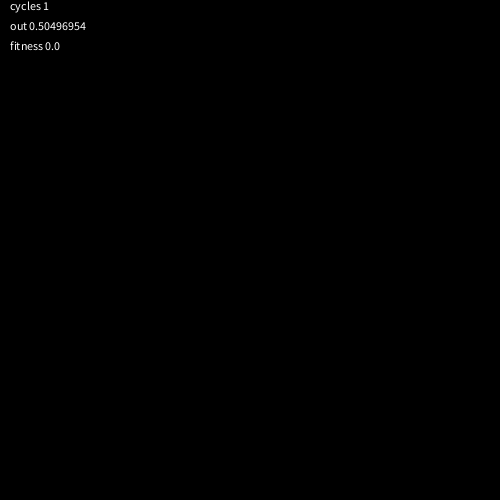
Frame 1 (no input)
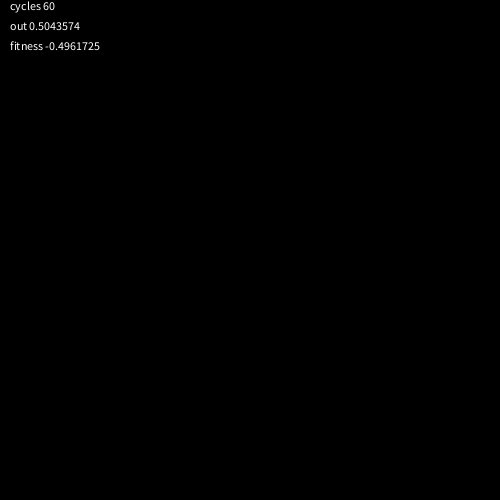
Frame 60 (the mouse pressed at the canvas centre just before this capture)
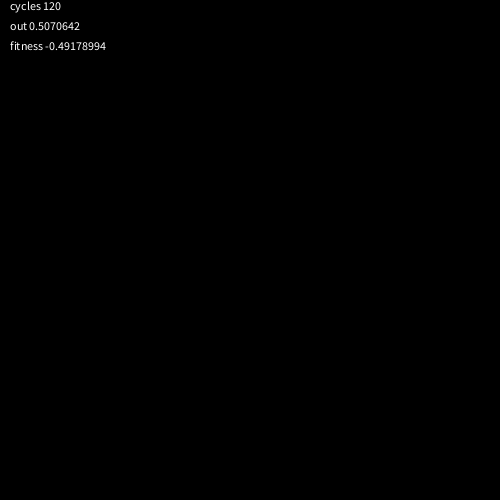
Frame 120 (the mouse held since frame 60 and released just before this capture)

The Processing sketch that drew these frames (run headless with seeded random() and noise(); from frame 60 on, the mouse is pressed at the canvas centre):

// Processing sketch: what_the_fudge
// ── what_the_fudge.pde
class M {
  Brain brain;
  M () {
    brain = new Brain(2, 10, 10, 1);
  }
  float fitness = 0;

  void update() {
    float[] a = {0, 1};
    brain.setInputs(a);
    brain.calc();
  }
  
  void update(float[] a) {
    brain.setInputs(a);
    brain.calc();
  }
}

void printArray(float[] a) {
  print("\t");
  for (int i = 0; i < a.length; i += 1) {
    print(" " + a[i]);
  }
  print("\n");
}

void printArray(float[][] a) {
  for (int i = 0; i < a.length; i += 1) {
    println(i);
    printArray(a[i]);
  }
}

M m;
float[][] inputArray = { {0,0}, {0,1}, {1,0}, {1,1}};
float[] result = {0,1,1,1};
int inputIdx = 0;
void setup() {
  size(500,500);
  m = new M();
  
  
  
  
  
  
  
  
}


long cycles = 0;
void draw() {
  background(0);
  cycles += 1;

  m.update();
  text("cycles " + cycles, 10,10);
  text("out " + m.brain.out.values[0], 10,30);
  text("fitness " + m.fitness, 10, 50);
  float[] a = inputArray[inputIdx];
  float r = result[inputIdx];
  inputIdx += 1;
  if (inputIdx >= inputArray.length) {
    inputIdx = 0;
  }
  m.update(a);
  float o = m.brain.out.values[0];
  
  m.fitness = o - r;
  
  
  if (m.fitness > 0.9) {

    print("input");
    printArray(m.brain.inputs);
    print("l1");
    printArray(m.brain.l1.values);
    printArray(m.brain.l1.weights);
    print("l2");
    printArray(m.brain.l2.values);
    printArray(m.brain.l2.weights);
    print("output");
    printArray(m.brain.out.values);
    printArray(m.brain.out.weights);
    stop();
  } else {
    m.brain.l1.adjustWeights();
    m.brain.l2.adjustWeights();
    m.brain.out.adjustWeights();
  }
}

float sigmoid(float f) {
  return 1 / (1 + (pow(exp(1),-f)));
}
// ── brain_and_layer.pde
class Layer {
  float[][] weights;
  float[] values;

  Layer(int prev, int howMany) {
    weights = new float[howMany][prev];
    values = new float[howMany];

    for (int x = 0; x < weights.length; x += 1) {
      for (int y = 0; y < weights[x].length; y += 1) {
        weights[x][y] = random(-1, 1);
      }
    }
  }

  void adjustWeights() {
    for (int x = 0; x < weights.length; x += 1) {
      for (int y = 0; y < weights[x].length; y += 1) {
        weights[x][y] += random(-0.01, 0.01);
      }
    }
  }

  void adjustWeights(float factor) {
    for (int x = 0; x < weights.length; x += 1) {
      for (int y = 0; y < weights[x].length; y += 1) {
        weights[x][y] += random(0, 0.01) * factor;
      }
    }
  }
}

class Brain {
  float[] inputs;

  Layer l1, l2, out;

  Brain copy() {
    Brain copy = new Brain(inputs.length, l1.values.length, l2.values.length, out.values.length);

    for (int x = 0; x < l1.weights.length; x += 1) {
      for (int y = 0; y < l1.weights[x].length; y += 1) {
        copy.l1.weights[x][y] = l1.weights[x][y] + random(-0.01, 0.01);
        if (copy.l1.weights[x][y] < -1) copy.l1.weights[x][y] = -1;
        if (copy.l1.weights[x][y] > 1) copy.l1.weights[x][y] = 1;
      }
    }

    for (int x = 0; x < l2.weights.length; x += 1) {
      for (int y = 0; y < l2.weights[x].length; y += 1) {
        copy.l2.weights[x][y] = l2.weights[x][y] + random(-0.01, 0.01);
        if (copy.l2.weights[x][y] < -1) copy.l2.weights[x][y] = -1;
        if (copy.l2.weights[x][y] > 1) copy.l2.weights[x][y] = 1;
      }
    }

    for (int x = 0; x < out.weights.length; x += 1) {
      for (int y = 0; y < out.weights[x].length; y += 1) {
        copy.out.weights[x][y] = out.weights[x][y] + random(-0.01, 0.01);
        if (copy.out.weights[x][y] < -1) copy.out.weights[x][y] = -1;
        if (copy.out.weights[x][y] > 1) copy.out.weights[x][y] = 1;
      }
    }


    return copy;
  }


  Brain(int inputs, int l1, int l2, int out) {
    this.inputs = new float[inputs];
    this.l1 = new Layer(inputs, l1);
    this.l2 = new Layer(l1, l2);
    this.out = new Layer(l2, out);
  }

  void setInputs(float[] in) {
    for (int i = 0; i < in.length; i += 1) {
      inputs[i] = in[i];
    }
  }

  void calc() {
    for (int i = 0; i < l1.values.length; i += 1) {
      for (int j = 0; j < l1.weights[i].length; j += 1) {
        l1.values[i] = l1.weights[i][j] * inputs[j];
      }
      l1.values[i] = 1 / (1 + pow(exp(1), -l1.values[i]));
    }
    for (int i = 0; i < l2.values.length; i += 1) {
      for (int j = 0; j < l2.weights[i].length; j += 1) {
        l2.values[i] = l2.weights[i][j] * l1.values[j];
      }
      l2.values[i] = 1 / (1 + pow(exp(1), -l2.values[i]));
    }
    for (int i = 0; i < out.values.length; i += 1) {
      for (int j = 0; j < out.weights[i].length; j += 1) {
        out.values[i] = out.weights[i][j] * l2.values[j];
      }
      out.values[i] = 1 / (1 + pow(exp(1), -out.values[i]));
    }

    float r = random(0, 100);
    if (r <= 1) {
      l1.adjustWeights();
      l2.adjustWeights();
      out.adjustWeights();
    }
  }
}
